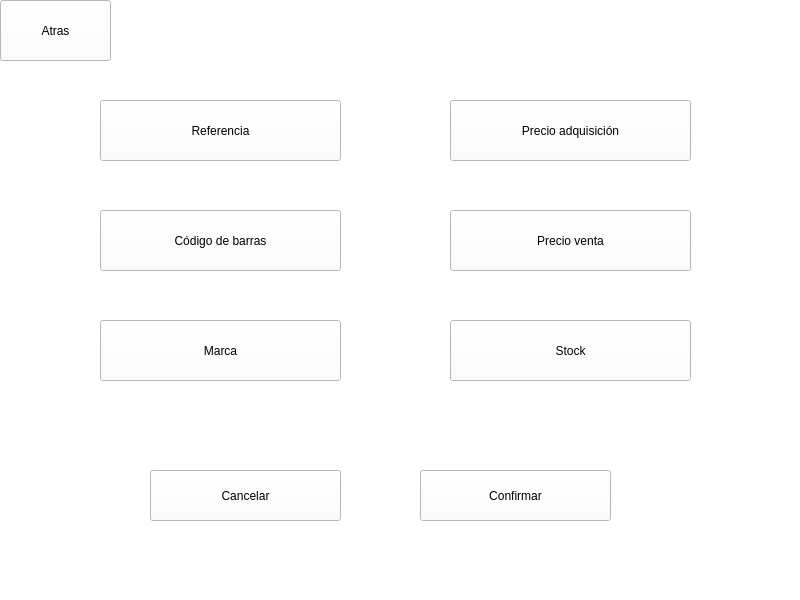
<?xml version="1.0" encoding="UTF-8"?>
<ui version="4.0">
 <class>crear_producto</class>
 <widget class="QMainWindow" name="crear_producto">
  <property name="geometry">
   <rect>
    <x>0</x>
    <y>0</y>
    <width>800</width>
    <height>600</height>
   </rect>
  </property>
  <property name="windowTitle">
   <string>Crear producto</string>
  </property>
  <property name="styleSheet">
   <string notr="true">background-color: rgb(255, 255, 255);</string>
  </property>
  <widget class="QWidget" name="centralwidget">
   <widget class="QPushButton" name="pushButton">
    <property name="geometry">
     <rect>
      <x>100</x>
      <y>100</y>
      <width>241</width>
      <height>61</height>
     </rect>
    </property>
    <property name="styleSheet">
     <string notr="true">font: 16pt &quot;Arial&quot;;</string>
    </property>
    <property name="text">
     <string>Referencia</string>
    </property>
   </widget>
   <widget class="QPushButton" name="pushButton_2">
    <property name="geometry">
     <rect>
      <x>100</x>
      <y>210</y>
      <width>241</width>
      <height>61</height>
     </rect>
    </property>
    <property name="styleSheet">
     <string notr="true">font: 16pt &quot;Arial&quot;;</string>
    </property>
    <property name="text">
     <string>Código de barras</string>
    </property>
   </widget>
   <widget class="QPushButton" name="pushButton_3">
    <property name="geometry">
     <rect>
      <x>450</x>
      <y>100</y>
      <width>241</width>
      <height>61</height>
     </rect>
    </property>
    <property name="styleSheet">
     <string notr="true">font: 16pt &quot;Arial&quot;;</string>
    </property>
    <property name="text">
     <string>Precio adquisición</string>
    </property>
   </widget>
   <widget class="QPushButton" name="pushButton_4">
    <property name="geometry">
     <rect>
      <x>450</x>
      <y>210</y>
      <width>241</width>
      <height>61</height>
     </rect>
    </property>
    <property name="styleSheet">
     <string notr="true">font: 16pt &quot;Arial&quot;;</string>
    </property>
    <property name="text">
     <string>Precio venta</string>
    </property>
   </widget>
   <widget class="QPushButton" name="pushButton_5">
    <property name="geometry">
     <rect>
      <x>150</x>
      <y>470</y>
      <width>191</width>
      <height>51</height>
     </rect>
    </property>
    <property name="styleSheet">
     <string notr="true">font: 16pt &quot;Arial&quot;;</string>
    </property>
    <property name="text">
     <string>Cancelar</string>
    </property>
   </widget>
   <widget class="QPushButton" name="pushButton_6">
    <property name="geometry">
     <rect>
      <x>0</x>
      <y>0</y>
      <width>111</width>
      <height>61</height>
     </rect>
    </property>
    <property name="styleSheet">
     <string notr="true">font: 16pt &quot;Arial&quot;;</string>
    </property>
    <property name="text">
     <string>Atras</string>
    </property>
   </widget>
   <widget class="QPushButton" name="pushButton_7">
    <property name="geometry">
     <rect>
      <x>100</x>
      <y>320</y>
      <width>241</width>
      <height>61</height>
     </rect>
    </property>
    <property name="styleSheet">
     <string notr="true">font: 16pt &quot;Arial&quot;;</string>
    </property>
    <property name="text">
     <string>Marca</string>
    </property>
   </widget>
   <widget class="QPushButton" name="pushButton_8">
    <property name="geometry">
     <rect>
      <x>450</x>
      <y>320</y>
      <width>241</width>
      <height>61</height>
     </rect>
    </property>
    <property name="styleSheet">
     <string notr="true">font: 16pt &quot;Arial&quot;;</string>
    </property>
    <property name="text">
     <string>Stock</string>
    </property>
   </widget>
   <widget class="QPushButton" name="pushButton_9">
    <property name="geometry">
     <rect>
      <x>420</x>
      <y>470</y>
      <width>191</width>
      <height>51</height>
     </rect>
    </property>
    <property name="styleSheet">
     <string notr="true">font: 16pt &quot;Arial&quot;;</string>
    </property>
    <property name="text">
     <string>Confirmar</string>
    </property>
   </widget>
  </widget>
  <widget class="QMenuBar" name="menubar">
   <property name="geometry">
    <rect>
     <x>0</x>
     <y>0</y>
     <width>800</width>
     <height>26</height>
    </rect>
   </property>
  </widget>
  <widget class="QStatusBar" name="statusbar"/>
 </widget>
 <resources/>
 <connections/>
</ui>
